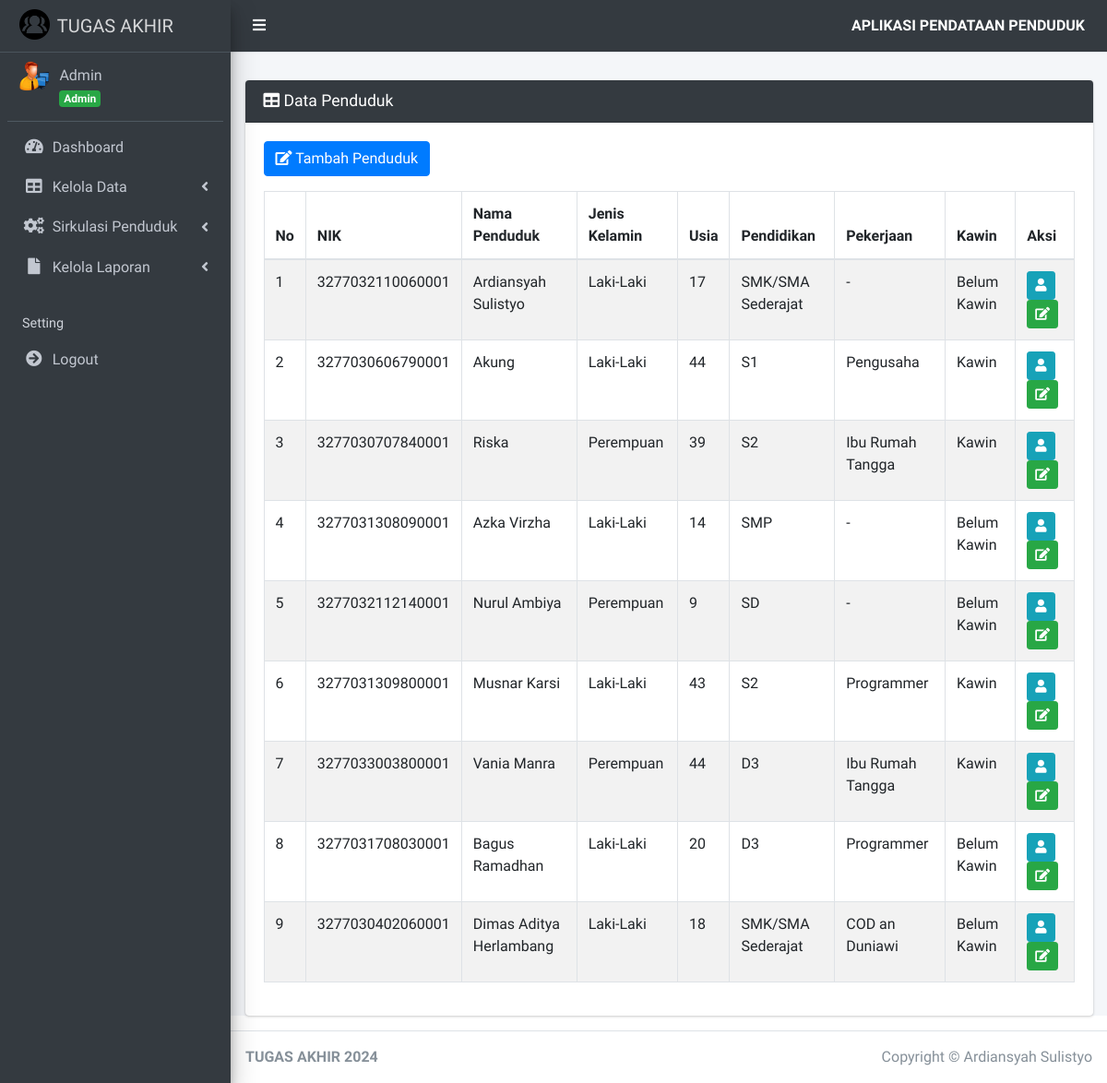
/index.php?page=penduduk (signed in), run on an earlier commit of the app's database.
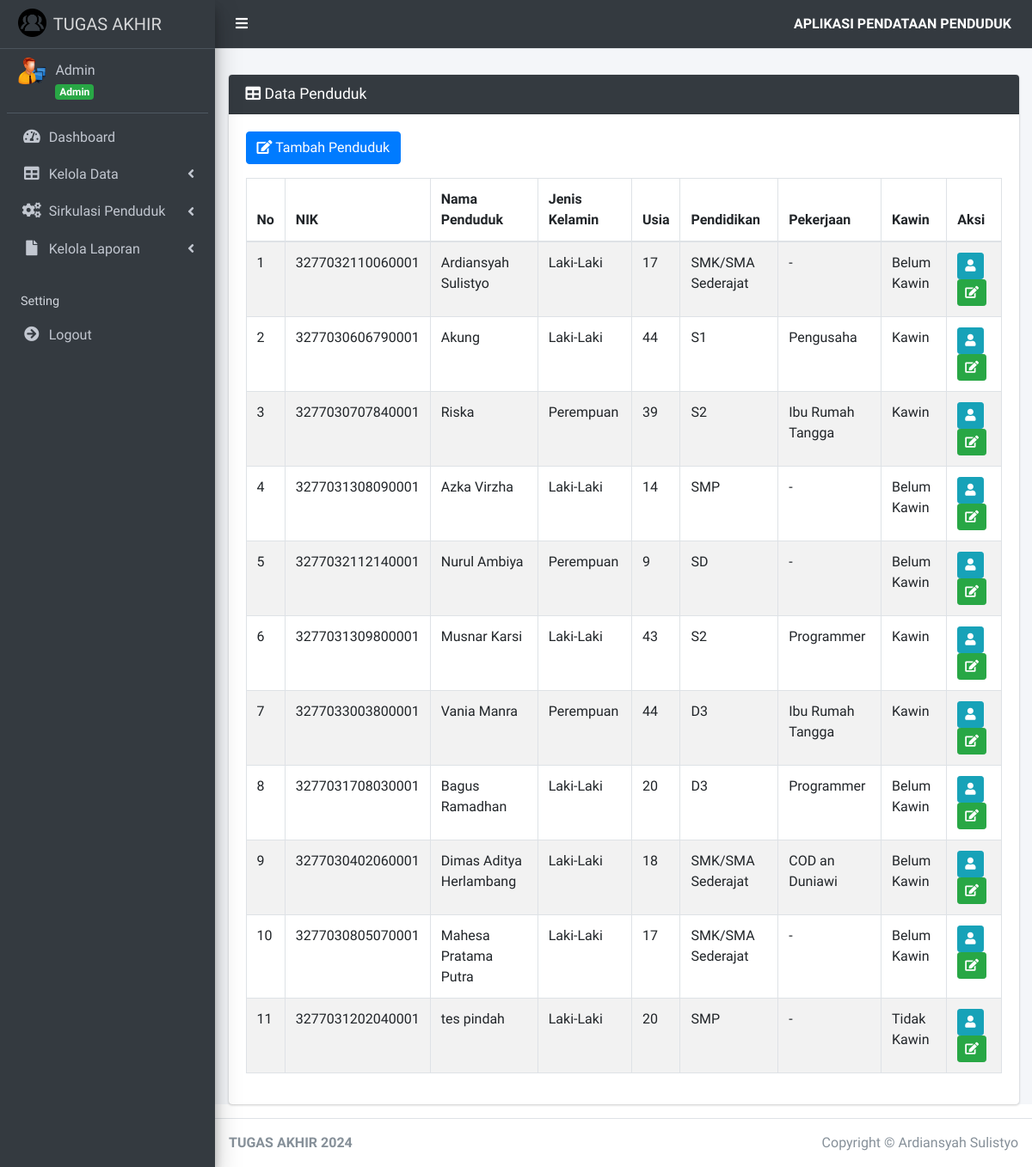
And on a later commit of the database.
### tables this page shows
CREATE TABLE `penduduk` (
  `id_penduduk` int(11) NOT NULL,
  `id_user` int(11) NOT NULL,
  `nik_penduduk` varchar(16) NOT NULL,
  `nama_penduduk` varchar(45) NOT NULL,
  `tempat_lahir_penduduk` varchar(30) NOT NULL,
  `tanggal_lahir_penduduk` date NOT NULL,
  `jenis_kelamin_penduduk` enum('Laki-Laki','Perempuan') NOT NULL,
  `alamat_penduduk` text NOT NULL,
  `desa_kelurahan_penduduk` varchar(30) NOT NULL,
  `kecamatan_penduduk` varchar(30) NOT NULL,
  `kabupaten_kota_penduduk` varchar(30) NOT NULL,
  `provinsi_penduduk` varchar(30) NOT NULL,
  `negara_penduduk` varchar(30) NOT NULL,
  `rt_penduduk` varchar(3) NOT NULL,
  `rw_penduduk` varchar(3) NOT NULL,
  `agama_penduduk` enum('Islam','Kristen','Katolik','Hindu','Buddha','Konghucu') NOT NULL,
  `pendidikan_terakhir_penduduk` varchar(20) NOT NULL,
  `pekerjaan_penduduk` varchar(20) NOT NULL,
  `status_perkawinan_penduduk` enum('Kawin','Tidak Kawin','Belum Kawin','Cerai') NOT NULL,
  `status` enum('Ada','Meninggal') NOT NULL,
  `status_keluarga` enum('Sudah Berkeluarga','Belum Berkeluarga','','') NOT NULL
);

### pages/penduduk/index.php (the view)
<?php
$hasil = mysqli_query($koneksi, "SELECT *, TIMESTAMPDIFF(YEAR, `tanggal_lahir_penduduk`, CURDATE()) AS usia_penduduk FROM `penduduk`");
$data_penduduk = [];
while ($row = mysqli_fetch_assoc($hasil)) {
    $data_penduduk[] = $row;
}
?>
<div class="card card-dark">
    <div class="card-header">
        <h3 class="card-title">
            <i class="fa fa-table"></i>
            Data Penduduk
        </h3>
    </div>
    <div class="card-body">
        <div class="table-responsive">
            <div class="mb-3">
                <a href="?page=tambah_penduduk" class="btn btn-primary">
                    <i class="fa fa-edit"></i> Tambah Penduduk
                </a>
            </div>
            <table class="table table-striped table-condensed table-bordered table-hover" id="example1">
                <thead>
                    <tr>
                        <th>No</th>
                        <th>NIK</th>
                        <th>Nama Penduduk</th>
                        <th>Jenis Kelamin</th>
                        <th>Usia</th>
                        <th>Pendidikan</th>
                        <th>Pekerjaan</th>
                        <th>Kawin</th>
                        <th>Aksi</th>
                    </tr>
                </thead>
                <tbody>
                    <?php $nomor = 1; ?>
                    <?php foreach ($data_penduduk as $penduduk) : ?>
                        <tr>
                            <td><?= $nomor++ ?></td>
                            <td><?= $penduduk['nik_penduduk'] ?></td>
                            <td><?= $penduduk['nama_penduduk'] ?></td>
                            <td><?= $penduduk['jenis_kelamin_penduduk'] ?></td>
                            <td><?= $penduduk['usia_penduduk'] ?></td>
                            <td><?= $penduduk['pendidikan_terakhir_penduduk'] ?></td>
                            <td><?= $penduduk['pekerjaan_penduduk'] ?></td>
                            <td><?= $penduduk['status_perkawinan_penduduk'] ?></td>
                            <td>
                                <a href="?page=detail_penduduk&id_penduduk=<?= $penduduk['id_penduduk']; ?>" title="Detail" class="btn btn-info btn-sm">
                                    <i class="fa fa-user"></i>
                                </a>
                                <a href="?page=edit_penduduk&id_penduduk=<?= $penduduk['id_penduduk']; ?>" title="Ubah" class="btn btn-success btn-sm">
                                    <i class="fa fa-edit"></i>
                                </a>
                            </td>
                        </tr>
                    <?php endforeach ?>
                </tbody>
            </table>
        </div>
    </div>
</div>

### index.php (shortened to what this page needs)
<?php
if (!isset($_SESSION["username"])) {
    header("location: login.php");
    exit;
} else {
    $data_nama = isset($_SESSION["nama_user"]) ? $_SESSION["nama_user"] : "";
    $data_level = isset($_SESSION["status_user"]) ? $_SESSION["status_user"] : "";
}
include "config/connection.php";
?>
<!DOCTYPE html>
<html>
<head>
    <link rel="stylesheet" href="assets/plugins/fontawesome-free/css/all.min.css">
    <link rel="stylesheet" href="https://code.ionicframework.com/ionicons/2.0.1/css/ionicons.min.css">
    <link rel="stylesheet" href="assets/plugins/datatables-bs4/css/dataTables.bootstrap4.css">
    <link rel="stylesheet" href="assets/dist/css/adminlte.min.css">
    <link rel="stylesheet" href="assets/plugins/select2/css/select2.min.css">
    <link rel="stylesheet" href="assets/plugins/select2-bootstrap4-theme/select2-bootstrap4.min.css">
</head>
<body class="hold-transition sidebar-mini">
    <div class="wrapper">
        <nav class="main-header navbar navbar-expand navbar-dark">
            <ul class="navbar-nav">
                <li class="nav-item">
                    <a class="nav-link" data-widget="pushmenu" href="#">
                        <i class="fas fa-bars text-white"></i>
                    </a>
                </li>
            </ul>
            <ul class="navbar-nav ml-auto">
                <li class="nav-item d-none d-sm-inline-block">
                    <a href="index.php" class="nav-link">
                        <font color="white">
                            <b>APLIKASI PENDATAAN PENDUDUK</b>
                        </font>
                    </a>
                </li>
            </ul>
        </nav>
        <aside class="main-sidebar sidebar-dark-primary elevation-4">
            <a href="index.php" class="brand-link">
                <img src="assets/dist/img/penduduk.png" alt="Logo Penduduk" class="brand-image">
                <span class="brand-text"> TUGAS AKHIR</span>
            </a>
            <div class="sidebar">
                <div class="user-panel mt-2 pb-2 mb-2 d-flex">
                    <div class="image">
                        <img src="assets/dist/img/admin.ico">
                    </div>
                    <div class="info">
                        <a href="index.php" class="d-block">
                            <?= $data_nama; ?>
                        </a>
                        <span class="badge badge-success">
                            <?= $data_level; ?>
                        </span>
                    </div>
                </div>
                <nav class="mt-2">
                    <ul class="nav nav-pills nav-sidebar flex-column" data-widget="treeview" role="menu" data-accordion="false">
                        <li class="nav-item">
                            <a href="index.php" class="nav-link">
                                <i class="nav-icon fas fa-tachometer-alt"></i>
                                <p>
                                    Dashboard
                                </p>
                            </a>
                        </li>
                        <li class="nav-item has-treeview">
                            <a href="#" class="nav-link">
                                <i class="nav-icon fas fa-table"></i>
                                <p>
                                    Kelola Data
                                    <i class="fas fa-angle-left right"></i>
                                </p>
                            </a>
                        </li>
                        <li class="nav-item has-treeview">
                            <a href="#" class="nav-link">
                                <i class="nav-icon fas fa-cogs"></i>
                                <p>
                                    Sirkulasi Penduduk
                                    <i class="fas fa-angle-left right"></i>
                                </p>
                            </a>
                        </li>
                        <li class="nav-item has-treeview">
                            <a href="#" class="nav-link">
                                <i class="nav-icon fas fa-file"></i>
                                <p>
                                    Kelola Laporan
                                    <i class="fas fa-angle-left right"></i>
                                </p>
                            </a>
                    </li>
                    <li class="nav-header">Setting</li>
                    <li class="nav-item">
                        <a onclick="return confirm('Apakah Anda yakin ingin keluar?')" href="logout.php" class="nav-link">
                            <i class="nav-icon fas fa-arrow-circle-right"></i>
                            <p>
                                Logout
                            </p>
                        </a>
                    </li>
                </nav>
            </div>
        </aside>
        <div class="content-wrapper">
            <section class="content-header">
            </section>
            <section class="content">
                <div class="container-fluid">
                    <?php
                    if (isset($_GET['page'])) {
                        $page = $_GET['page'];
                        switch ($page) {
                            case 'penduduk':
                                include "pages/penduduk/index.php";
                                break;
                        }
                    } else {
                        if ($data_level == "Admin") {
                            include "pages/home/index.php";
                        }
                    }
                    ?>
                </div>
            </section>
        </div>
        <footer class="main-footer">
            <div class="float-right d-none d-sm-block">
                Copyright &copy;
                Ardiansyah Sulistyo
            </div>
            <b>TUGAS AKHIR 2024</b>
        </footer>
    </div>
</body>
</html>

What changed in the data, as far as the page shows it:
added penduduk: nik_penduduk "3277030805070001", nama_penduduk "Mahesa Pratama Putra", jenis_kelamin_penduduk "Laki-Laki", usia_penduduk "17", pendidikan_terakhir_penduduk "SMK/SMA Sederajat", pekerjaan_penduduk "-", status_perkawinan_penduduk "Belum Kawin"
added penduduk: nik_penduduk "3277031202040001", nama_penduduk "tes pindah", jenis_kelamin_penduduk "Laki-Laki", usia_penduduk "20", pendidikan_terakhir_penduduk "SMP", pekerjaan_penduduk "-", status_perkawinan_penduduk "Tidak Kawin"
